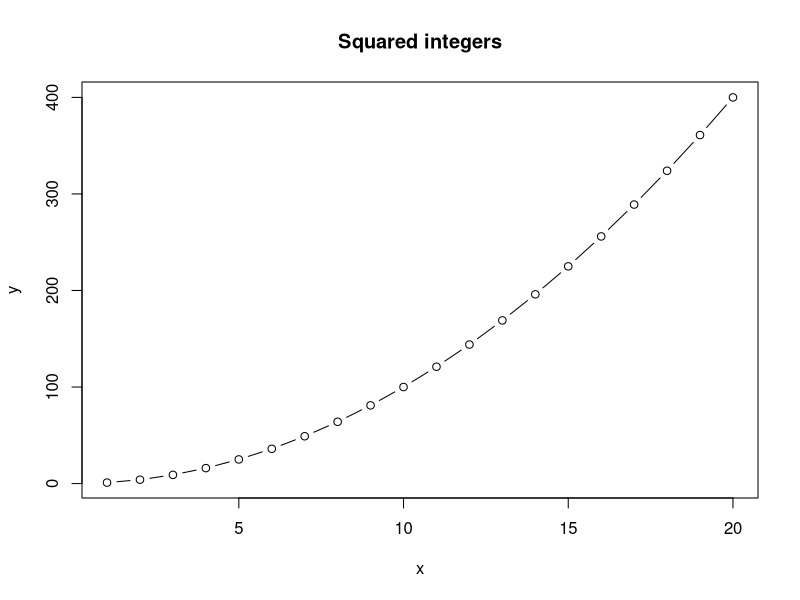
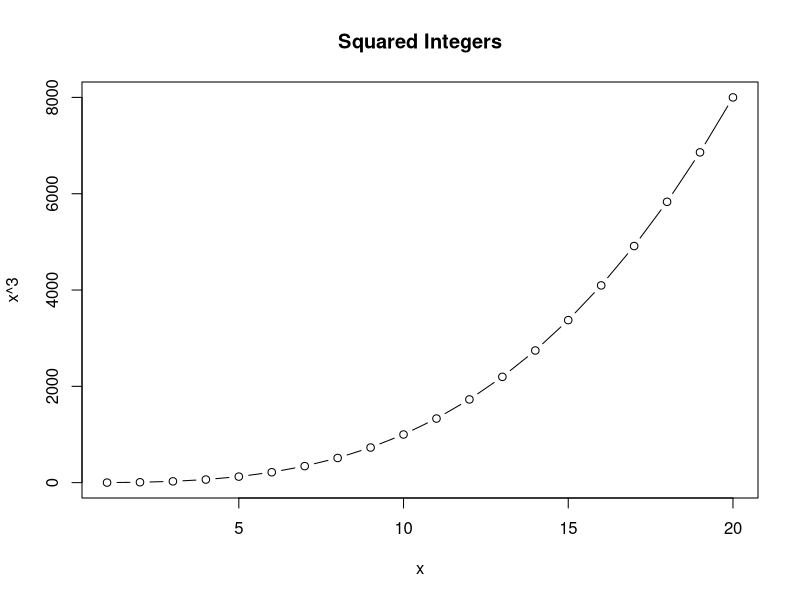

Write R code to recreate these figures, in order.
## This is a R script 
## Run this code to make a plot of x and x^2 for the integers from 1 to 10

x <- 1:20
y <- x^2


plot(x,y, type = "b", main = "Squared integers")

plot(x, x^3, type = "b", main = "Squared Integers")
